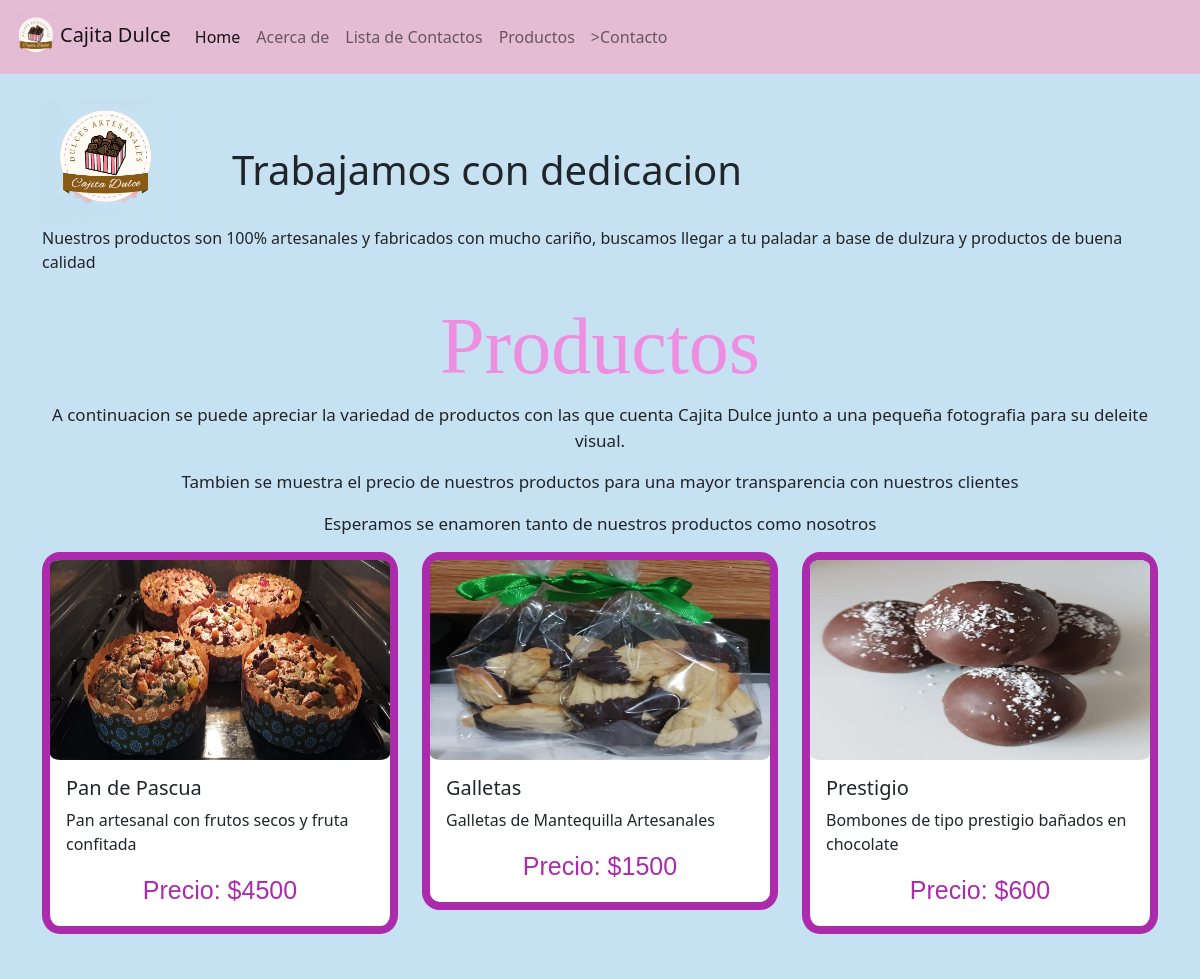
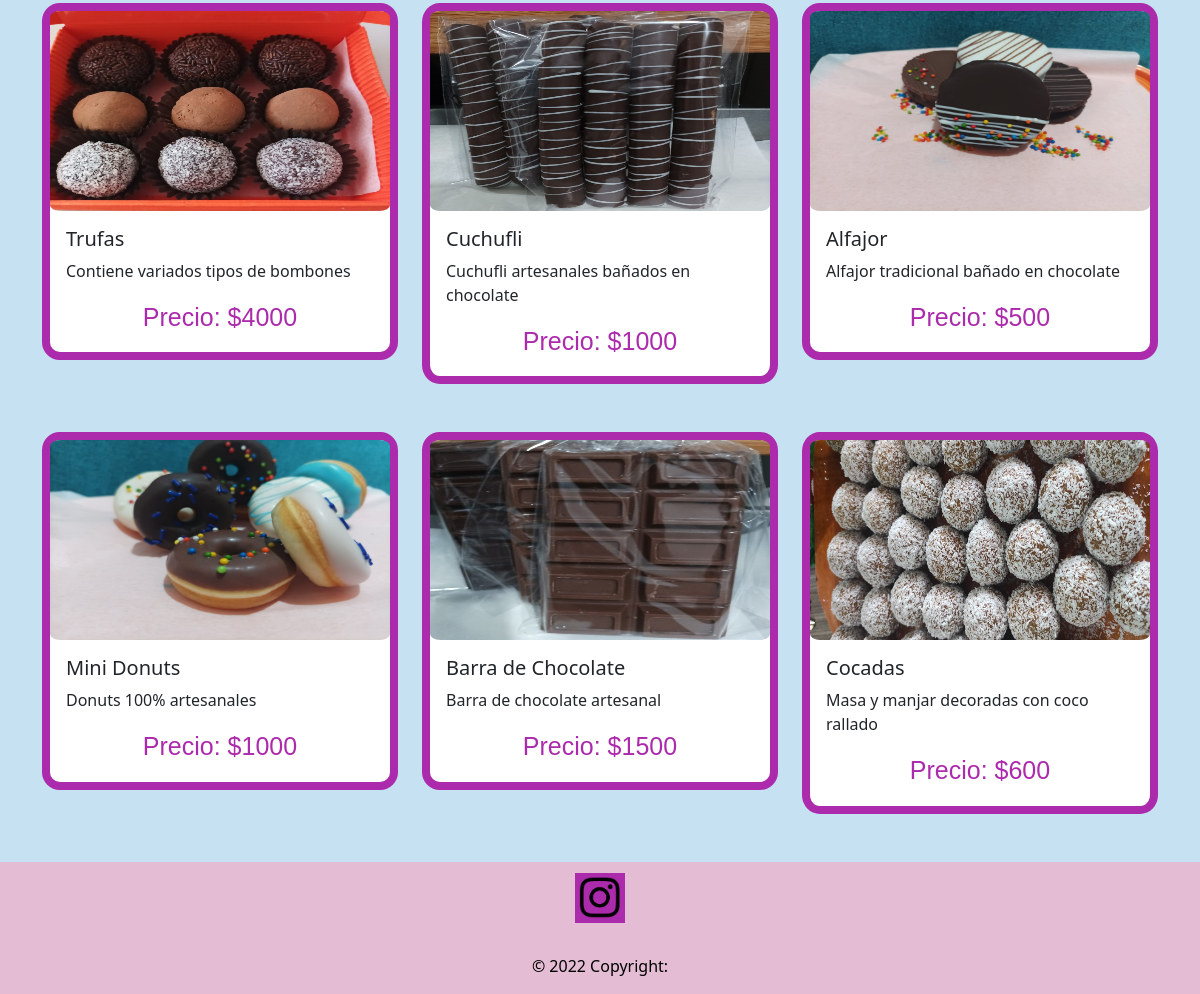
The page /tienda/product_list on the database its author committed (2 pictures, top to bottom).
### tienda/models.py (models this page shows, shortened)
class Producto(models.Model):
    name = models.CharField(max_length=40, default='')
    description = models.TextField(max_length=100, default='')
    image = models.ImageField(upload_to="productos_img")
    price  = models.CharField(max_length=9, default='')

### tienda/views.py (the view)
# urls.py: path('product_list', views.products_list_test, name='product_list'),
def products_list_test(request):
    product_information = Producto.objects.all()
    contexto = {
        'product_information' : product_information
    }
    return render(request, 'product_list.html', contexto)

### tienda/templates/product_list.html
{% extends 'base.html' %}
{% block body %}
<div class="container">
    <div class="row "id="tituloCard"><h2>Productos</h2></div>
    <div class="row "id="parrafoCard">
        <p>A continuacion se puede apreciar la variedad de productos con las que cuenta
        Cajita Dulce junto a una pequeña fotografia para su deleite visual.</p>
        <p>Tambien se muestra el precio de nuestros productos para una mayor transparencia con nuestros clientes</p>
        <p>Esperamos se enamoren tanto de nuestros productos como nosotros</p>
    </div>
</div>
<div class="container">
    <div class="row">
    {% for product in product_information %}
      <div class="col-4 CartaImagen">
        <div class="card mb-5">
            <img src="{{product.image.url}}" class="card-image-top" width="100%" height="200px">
            <div class="card-body">
              <h5 class="card-title">{{product.name}}</h5>
              <p class="card-text">{{product.description}}</p>
              <p id="price"class="card-text">Precio: ${{product.price}}</p>
            </div>
          </div>
      </div>
      {% endfor %}
    </div>
</div>
{% endblock body %}

### tienda/static/css/estilo.css (style rules this page uses)
body { padding: 0; margin: 0; border: 0; background-color: #C6E1F1; display: grid; min-height: 100vh; grid-template-rows: auto 1fr auto; }
.card { border-color: #ac2bac; border-width: 0.5em; border-radius: 5%; }
.card img { border-radius: 3%; }
#price { text-align: center; font-size: 25px; font-family: 'Franklin Gothic Medium', 'Arial Narrow', Arial, sans-serif; color: #ac2bac; }
#tituloCard h2 { text-align: center; font-size: 80px; color: #ee8ee1; font-family: Cambria, Cochin, Georgia, Times, 'Times New Roman', serif; }
#parrafoCard p { text-align: center; font-size: 17px; }

### rows shown on the page
Producto: image (picture), name "Pan de Pascua", description "Pan artesanal con frutos secos y fruta confitada", price "4500"
Producto: image (picture), name "Galletas", description "Galletas de Mantequilla Artesanales", price "1500"
Producto: image (picture), name "Prestigio", description "Bombones de tipo prestigio bañados en chocolate", price "600"
Producto: image (picture), name "Trufas", description "Contiene variados tipos de bombones", price "4000"
Producto: image (picture), name "Cuchufli", description "Cuchufli artesanales bañados en chocolate", price "1000"
Producto: image (picture), name "Alfajor", description "Alfajor tradicional bañado en chocolate", price "500"
Producto: image (picture), name "Mini Donuts", description "Donuts 100% artesanales", price "1000"
Producto: image (picture), name "Barra de Chocolate", description "Barra de chocolate artesanal", price "1500"
Producto: image (picture), name "Cocadas", description "Masa y manjar decoradas con coco rallado", price "600"
